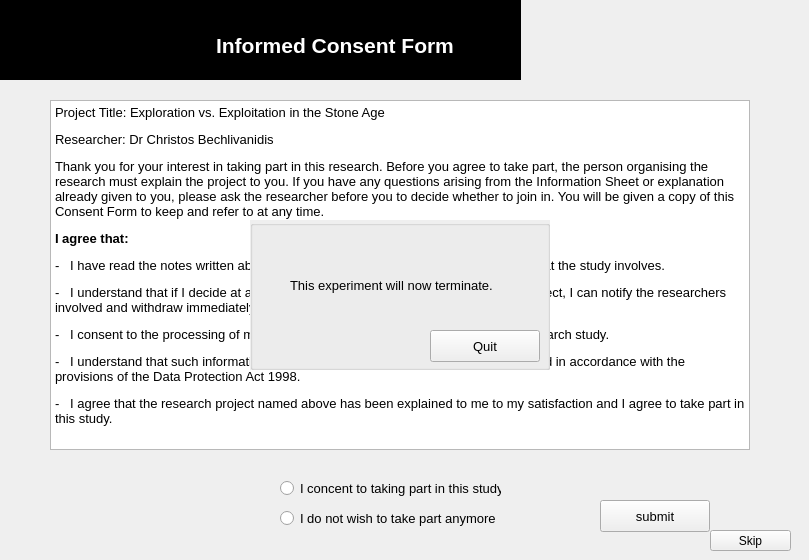
    <widget class="QWidget" name="Consent">
     <widget class="QLabel" name="consent_ucllogo_1">
      <property name="geometry">
       <rect>
        <x>0</x>
        <y>0</y>
        <width>521</width>
        <height>80</height>
       </rect>
      </property>
      <property name="palette">
       <palette>
        <active>
         <colorrole role="Base">
          <brush brushstyle="SolidPattern">
           <color alpha="255">
            <red>255</red>
            <green>255</green>
            <blue>255</blue>
           </color>
          </brush>
         </colorrole>
         <colorrole role="Window">
          <brush brushstyle="SolidPattern">
           <color alpha="255">
            <red>0</red>
            <green>0</green>
            <blue>0</blue>
           </color>
          </brush>
         </colorrole>
        </active>
        <inactive>
         <colorrole role="Base">
          <brush brushstyle="SolidPattern">
           <color alpha="255">
            <red>255</red>
            <green>255</green>
            <blue>255</blue>
           </color>
          </brush>
         </colorrole>
         <colorrole role="Window">
          <brush brushstyle="SolidPattern">
           <color alpha="255">
            <red>0</red>
            <green>0</green>
            <blue>0</blue>
           </color>
          </brush>
         </colorrole>
        </inactive>
        <disabled>
         <colorrole role="Base">
          <brush brushstyle="SolidPattern">
           <color alpha="255">
            <red>0</red>
            <green>0</green>
            <blue>0</blue>
           </color>
          </brush>
         </colorrole>
         <colorrole role="Window">
          <brush brushstyle="SolidPattern">
           <color alpha="255">
            <red>0</red>
            <green>0</green>
            <blue>0</blue>
           </color>
          </brush>
         </colorrole>
        </disabled>
       </palette>
      </property>
      <property name="autoFillBackground">
       <bool>true</bool>
      </property>
      <property name="text">
       <string/>
      </property>
     </widget>
     <widget class="QLabel" name="consent_ucllogo_2">
      <property name="geometry">
       <rect>
        <x>520</x>
        <y>0</y>
        <width>280</width>
        <height>80</height>
       </rect>
      </property>
      <property name="text">
       <string/>
      </property>
      <property name="pixmap">
       <pixmap>resources/standalone.png</pixmap>
      </property>
      <property name="scaledContents">
       <bool>true</bool>
      </property>
      <property name="alignment">
       <set>Qt::AlignCenter</set>
      </property>
     </widget>
     <widget class="QLabel" name="consent_title">
      <property name="geometry">
       <rect>
        <x>160</x>
        <y>20</y>
        <width>350</width>
        <height>50</height>
       </rect>
      </property>
      <property name="palette">
       <palette>
        <active>
         <colorrole role="WindowText">
          <brush brushstyle="SolidPattern">
           <color alpha="255">
            <red>255</red>
            <green>255</green>
            <blue>255</blue>
           </color>
          </brush>
         </colorrole>
         <colorrole role="Base">
          <brush brushstyle="SolidPattern">
           <color alpha="255">
            <red>255</red>
            <green>255</green>
            <blue>255</blue>
           </color>
          </brush>
         </colorrole>
         <colorrole role="Window">
          <brush brushstyle="SolidPattern">
           <color alpha="255">
            <red>0</red>
            <green>0</green>
            <blue>0</blue>
           </color>
          </brush>
         </colorrole>
        </active>
        <inactive>
         <colorrole role="WindowText">
          <brush brushstyle="SolidPattern">
           <color alpha="255">
            <red>255</red>
            <green>255</green>
            <blue>255</blue>
           </color>
          </brush>
         </colorrole>
         <colorrole role="Base">
          <brush brushstyle="SolidPattern">
           <color alpha="255">
            <red>255</red>
            <green>255</green>
            <blue>255</blue>
           </color>
          </brush>
         </colorrole>
         <colorrole role="Window">
          <brush brushstyle="SolidPattern">
           <color alpha="255">
            <red>0</red>
            <green>0</green>
            <blue>0</blue>
           </color>
          </brush>
         </colorrole>
        </inactive>
        <disabled>
         <colorrole role="WindowText">
          <brush brushstyle="SolidPattern">
           <color alpha="255">
            <red>69</red>
            <green>69</green>
            <blue>69</blue>
           </color>
          </brush>
         </colorrole>
         <colorrole role="Base">
          <brush brushstyle="SolidPattern">
           <color alpha="255">
            <red>0</red>
            <green>0</green>
            <blue>0</blue>
           </color>
          </brush>
         </colorrole>
         <colorrole role="Window">
          <brush brushstyle="SolidPattern">
           <color alpha="255">
            <red>0</red>
            <green>0</green>
            <blue>0</blue>
           </color>
          </brush>
         </colorrole>
        </disabled>
       </palette>
      </property>
      <property name="font">
       <font>
        <family>Arial</family>
        <pointsize>16</pointsize>
        <weight>75</weight>
        <bold>true</bold>
       </font>
      </property>
      <property name="autoFillBackground">
       <bool>true</bool>
      </property>
      <property name="text">
       <string>Informed Consent Form</string>
      </property>
      <property name="alignment">
       <set>Qt::AlignCenter</set>
      </property>
      <property name="wordWrap">
       <bool>true</bool>
      </property>
     </widget>
     <widget class="QTextBrowser" name="consent_text">
      <property name="geometry">
       <rect>
        <x>50</x>
        <y>100</y>
        <width>700</width>
        <height>350</height>
       </rect>
      </property>
      <property name="html">
       <string>&lt;!DOCTYPE HTML PUBLIC &quot;-//W3C//DTD HTML 4.0//EN&quot; &quot;http://www.w3.org/TR/REC-html40/strict.dtd&quot;&gt;
&lt;html&gt;&lt;head&gt;&lt;meta name=&quot;qrichtext&quot; content=&quot;1&quot; /&gt;&lt;style type=&quot;text/css&quot;&gt;
p, li { white-space: pre-wrap; }
&lt;/style&gt;&lt;/head&gt;&lt;body style=&quot; font-family:'.SF NS Text'; font-size:13pt; font-weight:400; font-style:normal;&quot;&gt;
&lt;p style=&quot; margin-top:12px; margin-bottom:0px; margin-left:0px; margin-right:0px; -qt-block-indent:0; text-indent:0px;&quot;&gt;&lt;span style=&quot; font-family:'Arial'; font-size:10pt; color:#000000;&quot;&gt;Project Title: Exploration vs. Exploitation in the Stone Age&lt;/span&gt;&lt;/p&gt;
&lt;p style=&quot; margin-top:12px; margin-bottom:0px; margin-left:0px; margin-right:0px; -qt-block-indent:0; text-indent:0px;&quot;&gt;&lt;span style=&quot; font-family:'Arial'; font-size:10pt; color:#000000;&quot;&gt;Researcher: Dr Christos Bechlivanidis&lt;/span&gt;&lt;/p&gt;
&lt;p style=&quot; margin-top:12px; margin-bottom:0px; margin-left:0px; margin-right:0px; -qt-block-indent:0; text-indent:0px;&quot;&gt;&lt;span style=&quot; font-family:'Arial'; font-size:10pt; color:#000000;&quot;&gt;Thank you for your interest in taking part in this research. Before you agree to take part, the person organising the research must explain the project to you. If you have any questions arising from the Information Sheet or explanation already given to you, please ask the researcher before you to decide whether to join in. You will be given a copy of this Consent Form to keep and refer to at any time. &lt;/span&gt;&lt;/p&gt;
&lt;p style=&quot; margin-top:12px; margin-bottom:0px; margin-left:0px; margin-right:0px; -qt-block-indent:0; text-indent:0px;&quot;&gt;&lt;span style=&quot; font-family:'Arial'; font-size:10pt; font-weight:600; color:#000000;&quot;&gt;I agree that: &lt;/span&gt;&lt;span style=&quot; font-family:'Arial'; font-size:10pt; color:#000000;&quot;&gt; &lt;/span&gt;&lt;/p&gt;
&lt;p style=&quot; margin-top:12px; margin-bottom:0px; margin-left:0px; margin-right:0px; -qt-block-indent:0; text-indent:0px;&quot;&gt;&lt;span style=&quot; font-family:'Times New Roman'; font-size:10pt; color:#000000;&quot;&gt;-   &lt;/span&gt;&lt;span style=&quot; font-family:'Arial'; font-size:10pt; color:#000000;&quot;&gt;I have read the notes written above and the Information Sheet, and understand what the study involves. &lt;/span&gt;&lt;/p&gt;
&lt;p style=&quot; margin-top:12px; margin-bottom:0px; margin-left:0px; margin-right:0px; -qt-block-indent:0; text-indent:0px;&quot;&gt;&lt;span style=&quot; font-family:'Times New Roman'; font-size:10pt; color:#000000;&quot;&gt;-   &lt;/span&gt;&lt;span style=&quot; font-family:'Arial'; font-size:10pt; color:#000000;&quot;&gt;I understand that if I decide at any time that I no longer wish to take part in this project, I can notify the researchers involved and withdraw immediately. &lt;/span&gt;&lt;/p&gt;
&lt;p style=&quot; margin-top:12px; margin-bottom:0px; margin-left:0px; margin-right:0px; -qt-block-indent:0; text-indent:0px;&quot;&gt;&lt;span style=&quot; font-family:'Times New Roman'; font-size:10pt; color:#000000;&quot;&gt;-   &lt;/span&gt;&lt;span style=&quot; font-family:'Arial'; font-size:10pt; color:#000000;&quot;&gt;I consent to the processing of my personal information for the purposes of this research study. &lt;/span&gt;&lt;/p&gt;
&lt;p style=&quot; margin-top:12px; margin-bottom:0px; margin-left:0px; margin-right:0px; -qt-block-indent:0; text-indent:0px;&quot;&gt;&lt;span style=&quot; font-family:'Times New Roman'; font-size:10pt; color:#000000;&quot;&gt;-   &lt;/span&gt;&lt;span style=&quot; font-family:'Arial'; font-size:10pt; color:#000000;&quot;&gt;I understand that such information will be treated as strictly confidential and handled in accordance with the provisions of the Data Protection Act 1998. &lt;/span&gt;&lt;/p&gt;
&lt;p style=&quot; margin-top:12px; margin-bottom:0px; margin-left:0px; margin-right:0px; -qt-block-indent:0; text-indent:0px;&quot;&gt;&lt;span style=&quot; font-family:'Times New Roman'; font-size:10pt; color:#000000;&quot;&gt;-   &lt;/span&gt;&lt;span style=&quot; font-family:'Arial'; font-size:10pt; color:#000000;&quot;&gt;I agree that the research project named above has been explained to me to my satisfaction and I agree to take part in this study. &lt;/span&gt;&lt;/p&gt;&lt;/body&gt;&lt;/html&gt;</string>
      </property>
     </widget>
     <widget class="QWidget" name="consent_widget_check" native="true">
      <property name="geometry">
       <rect>
        <x>270</x>
        <y>470</y>
        <width>250</width>
        <height>60</height>
       </rect>
      </property>
      <widget class="QRadioButton" name="consent_checkbox_no">
       <property name="geometry">
        <rect>
         <x>10</x>
         <y>40</y>
         <width>221</width>
         <height>16</height>
        </rect>
       </property>
       <property name="font">
        <font>
         <pointsize>10</pointsize>
        </font>
       </property>
       <property name="text">
        <string>I do not wish to take part anymore</string>
       </property>
      </widget>
      <widget class="QRadioButton" name="consent_checkbox_yes">
       <property name="geometry">
        <rect>
         <x>10</x>
         <y>10</y>
         <width>221</width>
         <height>16</height>
        </rect>
       </property>
       <property name="font">
        <font>
         <pointsize>10</pointsize>
        </font>
       </property>
       <property name="text">
        <string>I concent to taking part in this study</string>
       </property>
      </widget>
     </widget>
     <widget class="QGroupBox" name="consent_message_quit">
      <property name="geometry">
       <rect>
        <x>250</x>
        <y>220</y>
        <width>300</width>
        <height>150</height>
       </rect>
      </property>
      <property name="autoFillBackground">
       <bool>true</bool>
      </property>
      <widget class="QPushButton" name="consent_button_quit">
       <property name="geometry">
        <rect>
         <x>180</x>
         <y>110</y>
         <width>110</width>
         <height>32</height>
        </rect>
       </property>
       <property name="font">
        <font>
         <family>Arial</family>
         <pointsize>10</pointsize>
        </font>
       </property>
       <property name="text">
        <string>Quit</string>
       </property>
      </widget>
      <widget class="QLabel" name="consent_text_quit">
       <property name="geometry">
        <rect>
         <x>40</x>
         <y>30</y>
         <width>241</width>
         <height>71</height>
        </rect>
       </property>
       <property name="font">
        <font>
         <family>Arial</family>
         <pointsize>10</pointsize>
        </font>
       </property>
       <property name="text">
        <string>This experiment will now terminate.</string>
       </property>
      </widget>
     </widget>
     <widget class="QPushButton" name="consent_button_submit">
      <property name="geometry">
       <rect>
        <x>600</x>
        <y>500</y>
        <width>110</width>
        <height>32</height>
       </rect>
      </property>
      <property name="font">
       <font>
        <family>Arial</family>
        <pointsize>10</pointsize>
       </font>
      </property>
      <property name="text">
       <string>submit</string>
      </property>
     </widget>
     <widget class="QPushButton" name="consent_button_skip">
      <property name="geometry">
       <rect>
        <x>710</x>
        <y>530</y>
        <width>81</width>
        <height>21</height>
       </rect>
      </property>
      <property name="text">
       <string>Skip</string>
      </property>
     </widget>
    </widget>
